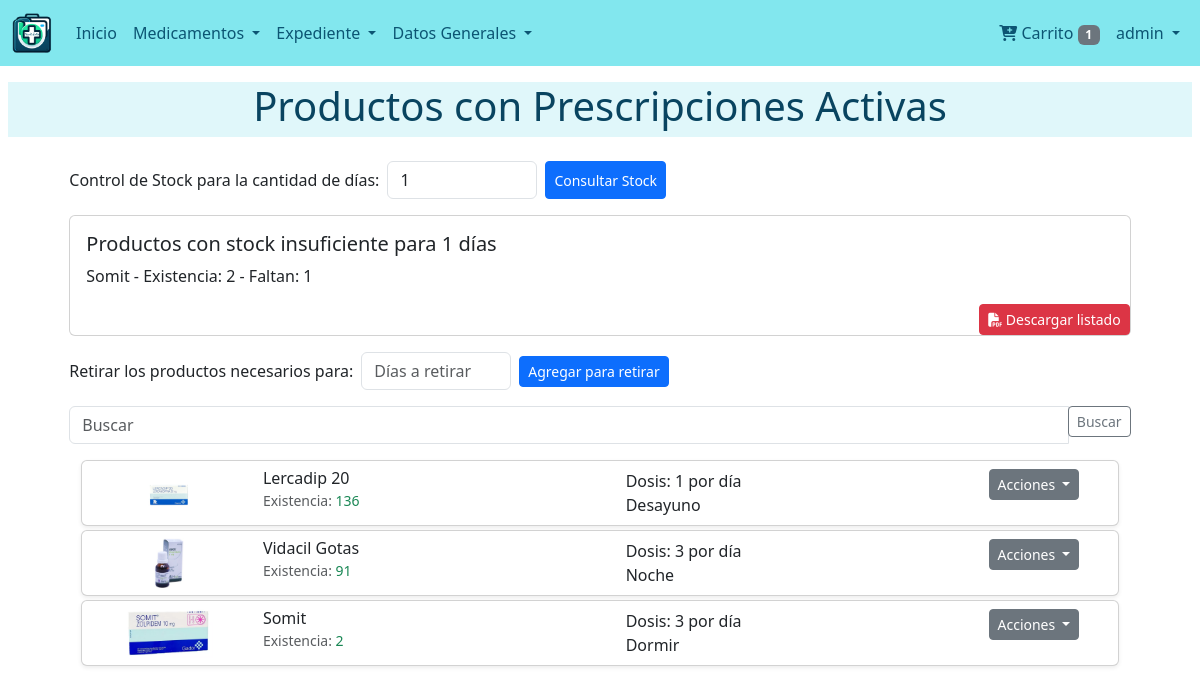
Screenshot of /medicacion/productos-activos/ (signed in) with the database file from the repository.
### users/models.py (models this page shows)
class User(AbstractUser):
    def get_full_name(self):
        return '{} {}'.format(self.first_name,self.last_name)

### products/models.py (models this page shows, shortened)
class Product(models.Model):
    nombre_local = models.CharField("Nombre", max_length=50, unique=True)
    existencia = models.PositiveBigIntegerField("Existencia en Inventario")
    uso_cotidiano=models.BooleanField("Usado actualmente", default=True)
    venta_controlada = models.BooleanField("Venta Controlada", default=False)
    presentacion = models.ForeignKey(Presentation, on_delete=models.SET_NULL, null=True, blank=True)
    cantidad_caja=models.PositiveBigIntegerField("Cantidad por caja", default=1)
    precio = models.PositiveBigIntegerField("Precio", default=0)
    compuesto_principal = models.TextField("Compuesto Principal", max_length=100, blank=True) # Debe ser una lista desplegable
    especialidad = models.ManyToManyField(Specialty, blank=True)
    fabricante = models.CharField("Fabricante", max_length=100, null=True, blank=True)
    pais = models.CharField("País", max_length=50, default='Paraguay', blank=True)
    descripcion = models.TextField("Descripción", blank=True)
    usos = models.TextField("Usos posibles", blank=True)
    posologia = models.TextField("Posología", blank=True)
    embarazo = models.TextField("Embarazo", blank=True)
    lactancia = models.TextField("Lactancia", blank=True)
    contraindicaciones = models.TextField("Contraindicaciones", blank=True)
    precauciones = models.TextField("Precauciones", blank=True)
    reacciones_adversas = models.TextField("Reacciones Adversas", blank=True)
    interacciones = models.TextField("Interacciones", blank=True)
    codigo_barras = models.CharField(max_length=100, unique=True, null=True, blank=True)
    imagen_caja=models.ImageField(upload_to='products/',null=True, blank=True)
    slug=models.SlugField(null=True, blank=True, unique=True)
    creado_el = models.DateTimeField("Creado el", auto_now_add=True)
    class Meta:
        verbose_name = ("Producto")
        verbose_name_plural = ("Productos")

### consultations/models.py (models this page shows, shortened)
class Prescription(models.Model):
    consulta = models.ForeignKey(
    'consultations.Consultation',
    on_delete=models.CASCADE,
    related_name='prescriptions',
    null=False, verbose_name=_("Consulta Relacionada")
    )
    producto = models.ForeignKey(
        Product,
        on_delete=models.CASCADE,
        related_name='prescriptions',
        verbose_name=_("Producto")
    )
    dosis = models.PositiveIntegerField(verbose_name=_("Dosis diaria"))
    frecuencia = models.CharField(max_length=255, verbose_name=_("Frecuencia"))
    periodo = models.PositiveIntegerField(null=True,blank=True, verbose_name=_("Periodo (días)"))
    periodo_indefinido = models.BooleanField(default=False, verbose_name=_("Periodo Indefinido"))
    activa = models.BooleanField(default=True, verbose_name=_("Activa"))
    def get_absolute_url(self):
        return reverse('consultations:prescription_detail', kwargs={'pk': self.pk})
    class Meta:
        verbose_name = _("Prescripción")
        verbose_name_plural = _("Prescripciones")

### medication/views.py (the view)
# urls.py: path('productos-activos/', views.ActiveProductListView.as_view(), name='medication_list'),
class ActiveProductListView(ListView):
    model = Product
    template_name = 'medication/list.html'
    filterset_class = MedicationFilter
    def get_queryset(self):
        queryset = super().get_queryset().filter(prescriptions__activa=True).distinct()
        return queryset
    def get_context_data(self, **kwargs):
        context = super().get_context_data(**kwargs)
        days_to_consult = int(self.request.GET.get('days', 1))
        products_with_insufficient_stock = []
        for product in context['object_list']:
            active_prescription = product.prescriptions.filter(activa=True).first()
            if active_prescription:
                total_doses_needed = active_prescription.dosis * days_to_consult
                if product.existencia < total_doses_needed:
                    products_with_insufficient_stock.append({
                        'product': product,
                        'existencia': product.existencia,
                        'faltan': total_doses_needed - product.existencia
                    })
        context['insufficient_stock_products'] = products_with_insufficient_stock
        context['days'] = days_to_consult
        return context

### dispensers/context_processors.py (called while the page is built)
def cart_processor(request):
    dispenser = get_or_create_dispenser(request)
    return {'cart_item_count': dispenser.products.count() if dispenser else 0}

### dispensers/utils.py (called while the page is built, shortened)
def get_or_create_dispenser(request):
    user = request.user if request.user.is_authenticated else None
    if user:
        dispenser = Dispenser.objects.filter(user=user).first()
        if dispenser:
            request.session['dispenser_id'] = dispenser.dispenser_id
            return dispenser

### medication/templates/medication/list.html (shortened to what this page needs)
{% extends "base.html" %}
{% load static %}
{% block content %}
{% include "snippets/title.html" with title='Productos con Prescripciones Activas' %}
<div class="container">
    <div class="row justify-content-center">
        <div class="col-md-11">
            <div class="d-flex align-items-center mb-3">
                <span class="me-2">Control de Stock para la cantidad de días:</span>
                <form method="get" action="" class="d-flex">
                    <input type="number" name="days" class="form-control me-2" placeholder="Días a consultar" value="{{ days }}" style="width: 150px;">
                    <button type="submit" class="btn btn-primary btn-sm">Consultar Stock</button>
                </form>
            </div>
            <div class="card mb-3">
                <div class="card-body">
                    <h5 class="card-title">Productos con stock insuficiente para {{ days }} días</h5>
                    {% for item in insufficient_stock_products %}
                        <p class="card-text">{{ item.product.nombre_local }} - Existencia: {{ item.existencia }} - Faltan: {{ item.faltan }} </p>
                        {% empty %}
                        <p class="card-text">El stock de productos es suficiente para la cantidad de días consultada.</p>
                    {% endfor %}
                </div>
                <form method="get" action="{% url 'medication:export_products_pdf' %}" class="d-flex justify-content-end">
                    <button type="submit" class="btn btn-danger btn-sm">
                        <i class="fas fa-file-pdf"></i> Descargar listado
                    </button>
                </form>
            </div>
            <form method="post" action="{% url 'dispensers:add_multiple' %}">
                <div class="d-flex align-items-center mb-3">
                    <span class="me-2">Retirar los productos necesarios para:</span>
                        <input type="number" name="days" class="form-control me-2" placeholder="Días a retirar" required style="width: 150px;">
                        <button type="submit" class="btn btn-primary btn-sm"> Agregar para retirar </button>
                </div>
            </form>
            {% include "medication/snippets/filter.html" %}
            {% if object_list %}
                    {% include "medication/snippets/list.html" %}
                </div>
            {% else %}
                <p>No hay productos con prescripciones activas.</p>
            {% endif %}
        </div>
    </div>
</div>
{% endblock content %}

### templates/navbar.html (shortened to what this page needs)
{% load static %}
{% url 'index' as index %}
{% url 'dispensers:dispenser' as dispenser %}
<nav class="navbar navbar-expand-lg custom-navbar-bg navbar-light">
    <div class="container-fluid">
        <a class="navbar-brand" href="{% url 'index' %}">
            <img src="{% static 'images/icono.png' %}" alt="MedicFolio Logo" style="height: 40px;">
        </a>
        <div class="collapse navbar-collapse" id="navbarNavAltMarkup">
            <div class="navbar-nav me-auto">
                {% if user.is_authenticated %}
                    <a class="nav-link text-white {% if request.path == index %}active{% endif %}" href="{{ index }}">
                        Inicio
                    </a>
                    <li class="nav-item dropdown">
                        <a class="nav-link dropdown-toggle text-white" href="#" id="navbarDropdownMenuLink" role="button" data-bs-toggle="dropdown" aria-expanded="false">
                            Medicamentos
                        </a>
                    </li>
                    <li class="nav-item dropdown">
                        <a class="nav-link dropdown-toggle text-white" href="#" id="navbarDropdownDatosGenerales" role="button" data-bs-toggle="dropdown" aria-expanded="false">
                            Expediente
                        </a>
                    </li>
                    <li class="nav-item dropdown">
                        <a class="nav-link dropdown-toggle text-white" href="#" id="navbarDropdownDatosGenerales" role="button" data-bs-toggle="dropdown" aria-expanded="false">
                            Datos Generales
                        </a>
                    </li>
                {% endif %}
            </div>
            <div class="navbar-nav ms-auto">
                {% if user.is_authenticated %}
                <li><a class="nav-link text-white" href="{{ dispenser }}">
                    <i class="fas fa-cart-plus"></i> Carrito
                    <span class="badge bg-secondary">{{ cart_item_count }}</span>
                </a></li>
                {% endif %}
                {% if user.is_authenticated %}
                <li class="nav-item dropdown">
                    <a class="nav-link dropdown-toggle text-white" href="#" id="navbarDropdownUserMenu" role="button" data-bs-toggle="dropdown" aria-expanded="false">
                        {{ user.username }}
                    </a>
                </li>
                {% endif %}
            </div>
        </div>
    </div>
</nav>

### medication/templates/medication/snippets/list.html (shortened to what this page needs)
<div class="container mt-3">
{% if object_list|length > 0 %}
    {% for product in object_list %}
        <div class="card mb-1 shadow-sm">
            <div class="row g-0 align-items-center">
                <div class="col-md-2 d-flex justify-content-center">
                    <img src="{{ product.imagen_caja.url }}" class="img-fluid rounded-start" alt="{{ product.nombre_local }}" style="max-height: 50px; width: auto;">
                </div>
                <div class="col-md-10">
                    <div class="card-body p-2">
                        <div class="row">
                            <div class="col-md-5">
                                <h6 class="card-title mb-0">{{ product.nombre_local }}</h6>
                                <p class="card-text">
                                    <small class="text-muted">Existencia:
                                        <span class="{% if product.existencia <= 0 %}text-danger{% else %}text-success{% endif %}">
                                            {{ product.existencia }}
                                        </span>
                                    </small>
                                </p>
                            </div>
                            {% if product.prescriptions.exists %}
                                {% with prescription=product.prescriptions.first %}
                                    <div class="col-md-5">
                                        <p class="card-text mb-0">
                                            Dosis: {{ prescription.dosis }} por día  <br>
                                            {{ prescription.frecuencia }}
                                        </p>
                                    </div>
                                    <div class="col-md-2">
                                        <div class="dropdown">
                                            <button class="btn btn-secondary btn-sm dropdown-toggle" type="button" id="dropdownMenuButton{{ forloop.counter }}" data-bs-toggle="dropdown" aria-expanded="false">
                                                Acciones
                                            </button>
                                        </div>
                                    </div>
                                {% endwith %}
                            {% endif %}
                        </div>
                    </div>
                </div>
            </div>
        </div>
    {% endfor %}
{% else %}
    <p>No hay productos con prescripciones activas.</p>
{% endif %}
</div>

### static/css/style.css (style rules this page uses)
.custom-navbar-bg { background-color: #82e7ee; }
.navbar-light .navbar-nav .nav-link { color: #0c5573 !important; }

### rows the page displays
User: username "admin"
Product: product.nombre_local "Somit", existencia "2", faltan "1", imagen_caja (picture), nombre_local "Somit", prescriptions.first.dosis "3", prescriptions.first.frecuencia "Dormir"
Product: imagen_caja (picture), nombre_local "Lercadip 20", existencia "136", prescriptions.first.dosis "1", prescriptions.first.frecuencia "Desayuno"
Product: imagen_caja (picture), nombre_local "Vidacil Gotas", existencia "91", prescriptions.first.dosis "3", prescriptions.first.frecuencia "Noche"

### other values shown
{{ cart_item_count }} "1"
{{ title }} "Productos con Prescripciones Activas"
{{ days }} "1"
